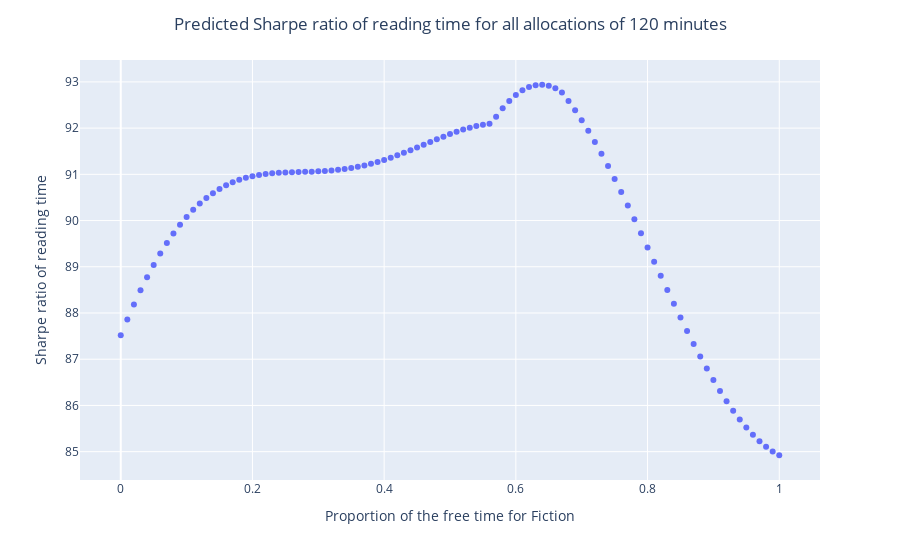

The cell this chart's notebook holds for it:
### Code cell
# Plot sales for various proportions between English and Spanish
fig = px.scatter(df_predictions, x="prop_fiction", y="Sharpe reading")
fig.update_layout(
    title="Predicted Sharpe ratio of reading time for all allocations of 120 minutes",
    title_x=0.5,
    xaxis_title="Proportion of the free time for Fiction",
    yaxis_title="Sharpe ratio of reading time",
)
fig.show()

### Figure 1 — Plotly figure (JSON) as saved in the notebook; plotly's stock layout.template omitted (floating-point values rounded to 4 significant figures)
{"data": [{"hovertemplate": "prop_fiction=%{x}<br>Sharpe reading=%{y}<extra></extra>", "legendgroup": "", "marker": {"color": "#636efa", "symbol": "circle"}, "mode": "markers", "name": "", "orientation": "v", "showlegend": false, "type": "scatter", "x": [0, 0.01, 0.02, 0.03, 0.04, 0.05, 0.06, 0.07, 0.08, 0.09, 0.1, 0.11, 0.12, 0.13, 0.14, 0.15, 0.16, 0.17, 0.18, 0.19, 0.2, 0.21, 0.22, 0.23, 0.24, 0.25, 0.26, 0.27, 0.28, 0.29, 0.3, 0.31, 0.32, 0.33, 0.34, 0.35, 0.36, 0.37, 0.38, 0.39, 0.4, 0.41, 0.42, 0.43, 0.44, 0.45, 0.46, 0.47, 0.48, 0.49, 0.5, 0.51, 0.52, 0.53, 0.54, 0.55, 0.56, 0.57, 0.58, 0.59, 0.6, 0.61, 0.62, 0.63, 0.64, 0.65, 0.66, 0.67, 0.68, 0.69, 0.7, 0.71, 0.72, 0.73, 0.74, 0.75, 0.76, 0.77, 0.78, 0.79, 0.8, 0.81, 0.82, 0.83, 0.84, 0.85, 0.86, 0.87, 0.88, 0.89, 0.9, 0.91, 0.92, 0.93, 0.94, 0.95, 0.96, 0.97, 0.98, 0.99, 1], "xaxis": "x", "y": [87.52, 87.86, 88.18, 88.49, 88.77, 89.04, 89.29, 89.51, 89.72, 89.91, 90.08, 90.23, 90.37, 90.49, 90.59, 90.68, 90.76, 90.83, 90.88, 90.93, 90.96, 90.99, 91.01, 91.02, 91.03, 91.04, 91.05, 91.05, 91.05, 91.06, 91.06, 91.07, 91.08, 91.1, 91.12, 91.14, 91.16, 91.19, 91.23, 91.27, 91.31, 91.36, 91.41, 91.47, 91.52, 91.58, 91.64, 91.7, 91.76, 91.82, 91.87, 91.92, 91.97, 92.01, 92.05, 92.07, 92.1, 92.25, 92.43, 92.59, 92.72, 92.82, 92.89, 92.93, 92.94, 92.92, 92.86, 92.77, 92.59, 92.39, 92.17, 91.94, 91.7, 91.44, 91.18, 90.9, 90.62, 90.32, 90.03, 89.72, 89.42, 89.11, 88.8, 88.5, 88.2, 87.9, 87.61, 87.33, 87.06, 86.8, 86.55, 86.31, 86.09, 85.88, 85.69, 85.52, 85.37, 85.23, 85.11, 85.01, 84.92], "yaxis": "y"}], "layout": {"legend": {"tracegroupgap": 0}, "margin": {"t": 60}, "title": {"text": "Predicted Sharpe ratio of reading time for all allocations of 120 minutes", "x": 0.5}, "xaxis": {"anchor": "y", "domain": [0, 1], "title": {"text": "Proportion of the free time for Fiction"}}, "yaxis": {"anchor": "x", "domain": [0, 1], "title": {"text": "Sharpe ratio of reading time"}}}}
